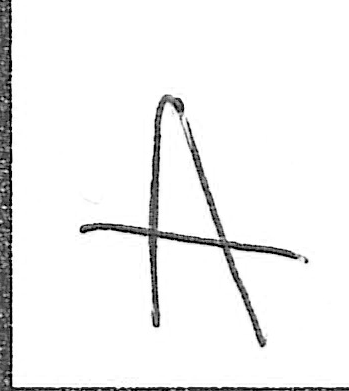
%> input picture v1/Baza_A/bazaA041.bmp, 349 x 391 px; its folder holds only this picture in this run
$ octave z2.m   (GNU Octave 9; MATLAB toolbox functions it lacks are replaced by stand-ins)
%> lines starting %> are read from the running program, lines starting %| are printed output that depends on the picture; in (x1, y1, x2, y2) boxes, pixels count from 0 and x2, y2 are one past the last pixel; in counts of white or black regions, pixels touching at a corner belong together; the program's own positions count from 1
%> further down, X is the input picture: size 391x349 uint8; min 0, max 255, mean 240.1
### v1/isecanje.m
function Y = isecanje(X)
    % isecanje oblika

    % binarizacija slike
    M = max(X);
%> M = 349 values, max 255 at index 5, min 124 at index 11, mean 253.4
    T = 0.8;
    Y = X;
    Y(X > T*M) = 255;
    Y(X <= T*M) = 0;
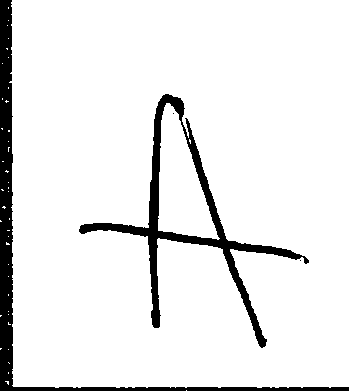
%> Y: size 391x349 uint8; 91.7% white; 4 black regions (2 under 20 px), largest, box (x1, y1, x2, y2) and area: (0, 0, 349, 391) 5994, (79, 94, 309, 348) 5378

    % isecanje piksela
    % secemo crno sa strana, krecemo od 10 piksela
    [M, N] = size(X);
%> M = 391; N = 349
    levo = 10;
    while ((sum(Y(:, levo))/255 < 0.8*M) && (levo < N))
        levo = levo + 1;
    end
%> this loop made 4 passes
    desno = N - 10;
%> desno = 339
    while ((sum(Y(:, desno))/255 < 0.8*M) && (desno > 1))
        desno = desno - 1;
    end
%> this loop made 0 passes
    gore = 10;
    while ((sum(Y(gore, :))/255 < 0.8*N) && (gore < M))
        gore = gore + 1;
    end
%> after the loop, gore = 10
    dole = M - 10;
%> dole = 381
    while ((sum(Y(dole, :))/255 < 0.8*N) && (dole > 1))
        dole = dole - 1;
    end

    Y = Y(gore:dole, levo:desno);
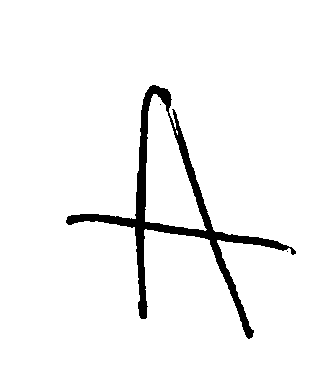
%> Y: size 372x326 uint8; 95.6% white; 3 black regions (2 under 20 px), largest, box (x1, y1, x2, y2) and area: (66, 85, 296, 339) 5378

    % medijan filter - uklanja same crne tacke
    Y = medfilt2(Y);
%> Y: size 372x326 uint8; 95.6% white; 5 black regions (4 under 20 px), largest, box (x1, y1, x2, y2) and area: (66, 85, 296, 339) 5383

    % isecanje belog okvira
    P = 0.99; % prag
    [M, N] = size(Y);
%> M = 372; N = 326

    levo = 1;
    while ((levo < N) && (sum(Y(:, levo))/255 > P*M))
        levo = levo + 1;
    end
%> this loop made 67 passes
%> after the loop, levo = 68
    desno = N - 10;
%> desno = 316
    while ((desno > 1) && (sum(Y(:, desno))/255 > P*M))
        desno = desno - 1;
    end
%> this loop made 21 passes
%> desno on passes 1 to 12: 315, 314, 313, 312, 311, 310, 309, 308, 307, 306, 305, 304
    gore = 10;
    while ((gore < M) && (sum(Y(gore, :))/255 > P*N))
        gore = gore + 1;
    end
%> this loop made 76 passes
%> after the loop, gore = 86
    dole = M - 10;
%> dole = 362
    while ((dole > 1) && (sum(Y(dole, :))/255 > P*N))
        dole = dole - 1;
    end
%> this loop made 24 passes
%> dole on passes 1 to 12: 361, 360, 359, 358, 357, 356, 355, 354, 353, 352, 351, 350
    Y = Y(gore:dole, levo:desno);
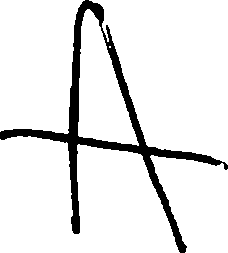
%> Y: size 253x228 uint8; 90.7% white; 1 black region, box (x1, y1, x2, y2) and area: (0, 0, 228, 253) 5376

end

### v1/z2.m
clear;
close all;
clc;

fullpath = 'C:\Users\tj190054d\Faks\matlabkod\po\vezbe\v1\Baza_A';
x = dir('Baza_A');

% dir ucita nesto glupo u prva dva mesta pa citamo od 3
for i = 3:max(size(x))
    filename = fullfile(fullpath, x(i).name);
    X = imread(filename);
    Y = isecanje(X);
    imshow(Y);
    pause;
end

% [14 lines of commented-out code are left out]

$ run again, on v1/Baza_A/bazaA045.bmp
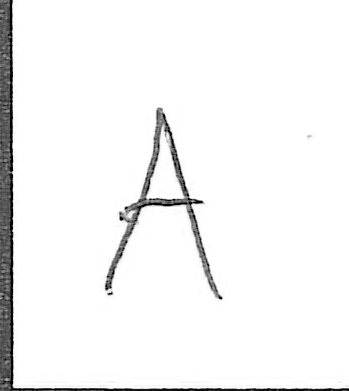
%> input picture v1/Baza_A/bazaA045.bmp, 349 x 391 px
%> X is the input picture: size 391x349 uint8; min 0, max 255, mean 243.2
%> in isecanje, `M = max(X);`: M = 349 values, max 255 at index 14, min 116 at index 12, mean 251.3
%> in isecanje, `Y(X <= T*M) = 0;`:
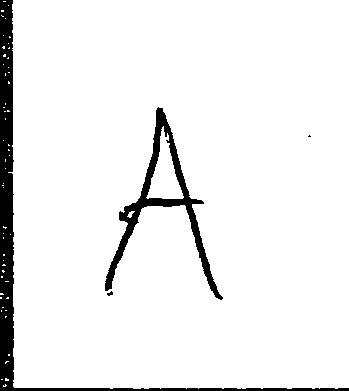
%> Y: size 391x349 uint8; 93.4% white; 4 black regions (2 under 20 px), largest, box (x1, y1, x2, y2) and area: (0, 0, 349, 391) 5939, (105, 107, 223, 300) 3046
%> the loop in isecanje, `while ((sum(Y(:, levo))/255 < 0.8*M) && (levo < N))` made 5 passes
%> after the loop in isecanje, `while ((sum(Y(gore, :))/255 < 0.8*N) && (gore < M))`: gore = 10
%> the loop in isecanje, `while ((levo < N) && (sum(Y(:, levo))/255 > P*M))` made 91 passes
%> after the loop in isecanje, `while ((levo < N) && (sum(Y(:, levo))/255 > P*M))`: levo = 92
%> the loop in isecanje, `while ((desno > 1) && (sum(Y(:, desno))/255 > P*M))` made 107 passes
%> desno on passes 1 to 8: 314, 313, 312, 311, 310, 309, 308, 307
%> after the loop in isecanje, `while ((desno > 1) && (sum(Y(:, desno))/255 > P*M))`: desno = 208
%> the loop in isecanje, `while ((gore < M) && (sum(Y(gore, :))/255 > P*N))` made 90 passes
%> after the loop in isecanje, `while ((gore < M) && (sum(Y(gore, :))/255 > P*N))`: gore = 100
%> the loop in isecanje, `while ((dole > 1) && (sum(Y(dole, :))/255 > P*N))` made 72 passes
%> dole on passes 1 to 8: 361, 360, 359, 358, 357, 356, 355, 354
%> after the loop in isecanje, `while ((dole > 1) && (sum(Y(dole, :))/255 > P*N))`: dole = 290
%> in isecanje, `Y = Y(gore:dole, levo:desno);`:
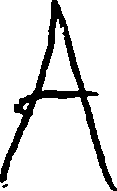
%> Y: size 191x117 uint8; 86.3% white; 2 black regions (1 under 20 px), largest, box (x1, y1, x2, y2) and area: (0, 0, 117, 191) 3043

$ run again, on v1/Baza_A/bazaA046.bmp
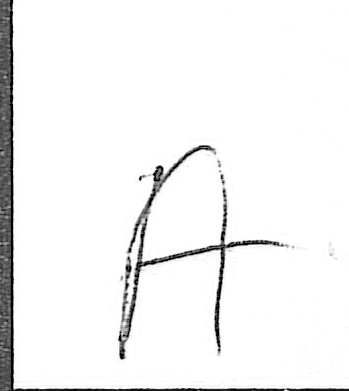
%> input picture v1/Baza_A/bazaA046.bmp, 349 x 391 px
%> X is the input picture: size 391x349 uint8; min 0, max 255, mean 242.1
%> in isecanje, `M = max(X);`: M = 349 values, max 255 at index 14, min 35 at index 12, mean 251
%> in isecanje, `Y(X <= T*M) = 0;`:
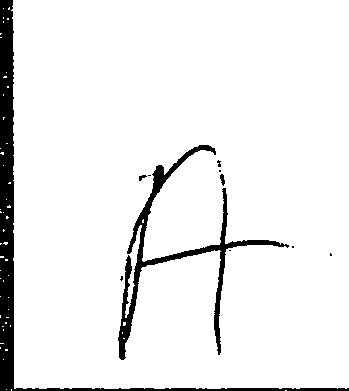
%> Y: size 391x349 uint8; 92.9% white; 11 black regions (7 under 20 px), largest, box (x1, y1, x2, y2) and area: (0, 0, 349, 391) 6094, (118, 145, 289, 360) 3543, (220, 174, 225, 186) 38, (139, 175, 147, 181) 26
%> the loop in isecanje, `while ((sum(Y(:, levo))/255 < 0.8*M) && (levo < N))` made 5 passes
%> after the loop in isecanje, `while ((sum(Y(gore, :))/255 < 0.8*N) && (gore < M))`: gore = 10
%> the loop in isecanje, `while ((levo < N) && (sum(Y(:, levo))/255 > P*M))` made 104 passes
%> after the loop in isecanje, `while ((levo < N) && (sum(Y(:, levo))/255 > P*M))`: levo = 105
%> the loop in isecanje, `while ((desno > 1) && (sum(Y(:, desno))/255 > P*M))` made 46 passes
%> desno on passes 1 to 8: 314, 313, 312, 311, 310, 309, 308, 307
%> the loop in isecanje, `while ((gore < M) && (sum(Y(gore, :))/255 > P*N))` made 127 passes
%> after the loop in isecanje, `while ((gore < M) && (sum(Y(gore, :))/255 > P*N))`: gore = 137
%> the loop in isecanje, `while ((dole > 1) && (sum(Y(dole, :))/255 > P*N))` made 12 passes
%> dole on passes 1 to 8: 361, 360, 359, 358, 357, 356, 355, 354
%> in isecanje, `Y = Y(gore:dole, levo:desno);`:
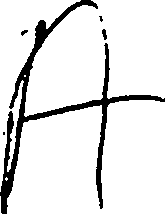
%> Y: size 214x165 uint8; 89.8% white; 5 black regions (2 under 20 px), largest, box (x1, y1, x2, y2) and area: (0, 0, 165, 214) 3534, (102, 29, 107, 40) 37, (21, 30, 28, 36) 24
